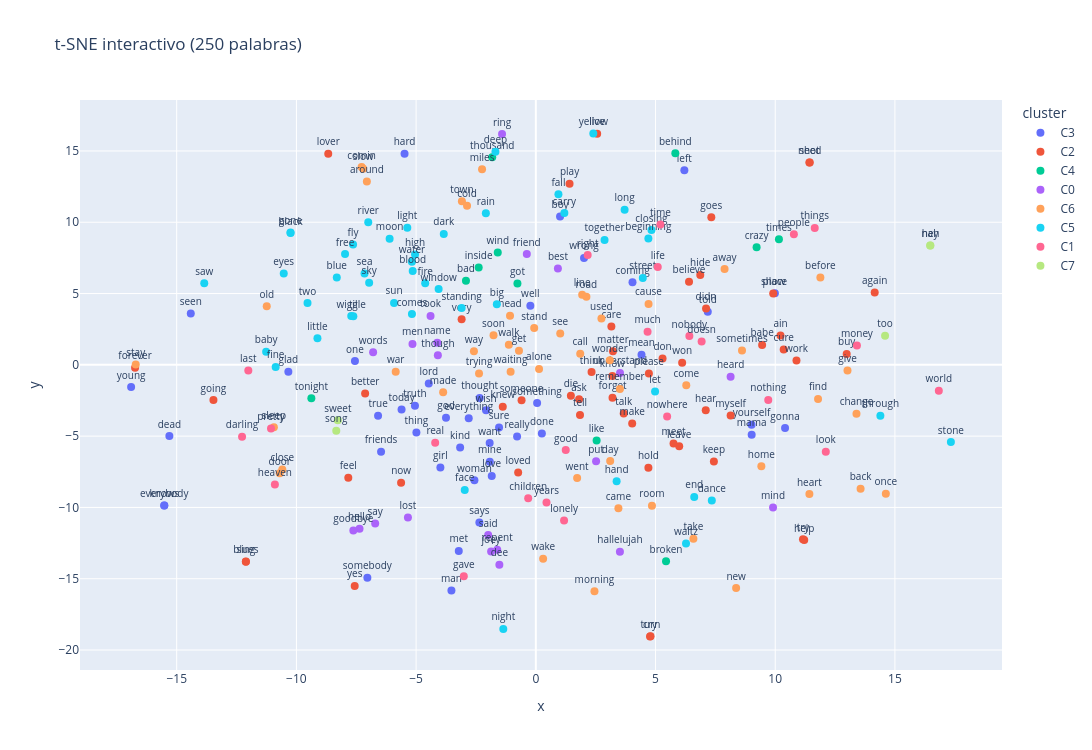

Source (notebook cell):
### Code cell
# Versión interactiva con Plotly (para explorar zoomeando)
import plotly.express as px

df_plot = pd.DataFrame({
    'x': proj_2d[:, 0],
    'y': proj_2d[:, 1],
    'word': sub_labels,
    'cluster': [f'C{c}' for c in clusters],
})
fig = px.scatter(df_plot, x='x', y='y', text='word', color='cluster',
                 title=f't-SNE interactivo ({MAX_WORDS} palabras)',
                 width=1100, height=750)
fig.update_traces(textposition='top center', textfont_size=10, marker=dict(size=8))
fig.show()

### Figure 1 — Plotly figure (JSON) as saved in the notebook; plotly's stock layout.template omitted (floating-point values rounded to 4 significant figures)
{"data": [{"hovertemplate": "cluster=C3<br>x=%{x}<br>y=%{y}<br>word=%{text}<extra></extra>", "legendgroup": "C3", "marker": {"color": "#636efa", "size": 8, "symbol": "circle"}, "mode": "markers+text", "name": "C3", "orientation": "v", "showlegend": true, "text": ["love", "well", "one", "gonna", "man", "want", "knows", "everybody", "place", "left", "hard", "girl", "god", "everything", "something", "true", "really", "somebody", "woman", "coming", "told", "thought", "friends", "seen", "says", "dead", "mine", "lord", "mama", "young", "kind", "done", "wrong", "boy", "thing", "truth", "sure", "glad", "today", "yourself", "wish", "mean", "met"], "textfont": {"size": 10}, "textposition": "top center", "type": "scatter", "x": [-1.841, -0.2282, -7.555, 10.41, -3.525, -1.928, -15.52, -15.52, 9.985, 6.205, -5.483, -3.986, -3.752, -2.803, 0.05365, -6.589, -0.7821, -7.036, -2.565, 4.038, 7.182, -2.345, -6.464, -14.41, -2.357, -15.31, -1.922, -4.472, 9.016, -16.9, -3.161, 0.2523, 2.013, 1.013, -4.988, -5.048, -1.536, -10.34, -5.608, 9.012, -2.079, 4.414, -3.218], "xaxis": "x", "y": [-7.789, 4.138, 0.2683, -4.433, -15.82, -5.49, -9.868, -9.87, 5.02, 13.65, 14.8, -7.203, -3.707, -3.744, -2.678, -3.571, -5.021, -14.92, -8.1, 5.788, 3.726, -2.317, -6.099, 3.596, -11.06, -4.995, -6.792, -1.306, -4.907, -1.562, -5.79, -4.811, 7.494, 10.4, -4.751, -2.874, -4.398, -0.4831, -3.125, -4.208, -3.176, 0.7051, -13.05], "yaxis": "y"}, {"hovertemplate": "cluster=C2<br>x=%{x}<br>y=%{y}<br>word=%{text}<extra></extra>", "legendgroup": "C2", "marker": {"color": "#EF553B", "size": 8, "symbol": "circle"}, "mode": "markers+text", "name": "C2", "orientation": "v", "showlegend": true, "text": ["know", "don", "now", "need", "ain", "tell", "going", "make", "lover", "yes", "again", "feel", "think", "hear", "won", "didn", "please", "better", "believe", "help", "hold", "sing", "try", "keep", "live", "cry", "show", "turn", "loved", "forget", "work", "forever", "leave", "someone", "goes", "care", "play", "knew", "babe", "very", "talk", "myself", "buy", "hide", "meet", "blues", "die", "shot", "ask", "cure", "matter"], "textfont": {"size": 10}, "textposition": "top center", "type": "scatter", "x": [3.197, 5.293, -5.628, 11.44, 10.22, 1.846, -13.47, 4.025, -8.67, -7.565, 14.15, -7.832, 2.329, 7.097, 6.112, 7.111, 4.723, -7.129, 6.399, 11.21, 4.702, -12.11, 11.16, 7.438, 2.563, 4.772, 9.916, 4.791, -0.7378, 3.203, 10.89, -16.74, 5.989, -0.5955, 7.33, 3.156, 1.409, -1.381, 9.453, -3.099, 3.671, 8.138, 12.98, 6.87, 5.752, -12.11, 1.464, 11.43, 1.807, 10.35, 3.221], "xaxis": "x", "y": [-0.7767, 0.4511, -8.27, 14.18, 2.061, -3.51, -2.469, -4.12, 14.8, -15.5, 5.074, -7.919, -0.5033, -3.185, 0.1488, 3.942, -0.6101, -2.008, 5.821, -12.28, -7.219, -13.79, -12.23, -6.779, 16.2, -19.05, 5.011, -19.02, -7.545, -2.315, 0.299, -0.2084, -5.708, -2.483, 10.34, 2.69, 12.7, -2.943, 1.394, 3.191, -3.416, -3.551, 0.7631, 6.304, -5.511, -13.8, -2.175, 14.19, -2.421, 1.078, 0.9549], "yaxis": "y"}, {"hovertemplate": "cluster=C4<br>x=%{x}<br>y=%{y}<br>word=%{text}<extra></extra>", "legendgroup": "C4", "marker": {"color": "#00cc96", "size": 8, "symbol": "circle"}, "mode": "markers+text", "name": "C4", "orientation": "v", "showlegend": true, "text": ["like", "got", "broken", "behind", "wind", "inside", "tonight", "times", "bad", "thousand", "crazy"], "textfont": {"size": 10}, "textposition": "top center", "type": "scatter", "x": [2.54, -0.768, 5.439, 5.827, -1.59, -2.387, -9.376, 10.15, -2.918, -1.821, 9.222], "xaxis": "x", "y": [-5.304, 5.701, -13.78, 14.83, 7.872, 6.831, -2.339, 8.816, 5.903, 14.55, 8.243], "yaxis": "y"}, {"hovertemplate": "cluster=C0<br>x=%{x}<br>y=%{y}<br>word=%{text}<extra></extra>", "legendgroup": "C0", "marker": {"color": "#ab63fa", "size": 8, "symbol": "circle"}, "mode": "markers+text", "name": "C0", "orientation": "v", "showlegend": true, "text": ["say", "said", "mind", "though", "heard", "ring", "lost", "hello", "repent", "men", "hallelujah", "goodbye", "dee", "best", "friend", "put", "name", "understand", "words", "took", "joey"], "textfont": {"size": 10}, "textposition": "top center", "type": "scatter", "x": [-6.71, -1.99, 9.908, -4.092, 8.136, -1.411, -5.342, -7.364, -1.612, -5.151, 3.513, -7.622, -1.523, 0.9223, -0.376, 2.518, -4.118, 3.517, -6.796, -4.397, -1.867], "xaxis": "x", "y": [-11.13, -11.94, -10.01, 0.6706, -0.8361, 16.19, -10.7, -11.49, -12.97, 1.47, -13.1, -11.62, -14.03, 6.754, 7.767, -6.766, 1.551, -0.5639, 0.8827, 3.432, -13.08], "yaxis": "y"}, {"hovertemplate": "cluster=C6<br>x=%{x}<br>y=%{y}<br>word=%{text}<extra></extra>", "legendgroup": "C6", "marker": {"color": "#FFA15A", "size": 8, "symbol": "circle"}, "mode": "markers+text", "name": "C6", "orientation": "v", "showlegend": true, "text": ["come", "see", "back", "get", "way", "day", "take", "heart", "home", "away", "give", "before", "around", "old", "door", "alone", "once", "new", "came", "head", "road", "morning", "war", "remember", "made", "call", "find", "stand", "stay", "change", "went", "waiting", "sleep", "town", "sometimes", "trying", "wake", "slow", "wonder", "room", "used", "cold", "cause", "close", "line", "miles", "walk", "soon", "comin"], "textfont": {"size": 10}, "textposition": "top center", "type": "scatter", "x": [6.284, 1.02, 13.57, -0.7034, -2.585, 3.107, 6.582, 11.43, 9.42, 7.884, 13.02, 11.89, -7.057, -11.24, -10.7, 0.1346, 14.62, 8.365, 3.45, -1.077, 2.114, 2.45, -5.853, 3.513, -3.871, 1.855, 11.79, -0.06774, -16.71, 13.39, 1.726, -1.053, -10.94, -3.088, 8.612, -2.372, 0.3053, -7.211, 3.092, 4.851, 2.74, -2.873, 4.708, -10.59, 1.936, -2.246, -1.127, -1.767, -7.276], "xaxis": "x", "y": [-1.434, 2.189, -8.686, 0.9834, 0.9601, -6.749, -12.19, -9.065, -7.119, 6.718, -0.3904, 6.127, 12.85, 4.11, -7.606, -0.2867, -9.033, -15.66, -10.06, 3.435, 4.778, -15.87, -0.4817, -1.692, -1.915, 0.7805, -2.388, 2.583, 0.01707, -3.437, -7.935, -0.487, -4.375, 11.47, 0.9986, -0.6098, -13.6, 13.76, 0.3302, -9.876, 3.254, 11.15, 4.275, -7.332, 4.913, 13.71, 1.402, 2.072, 13.87], "yaxis": "y"}, {"hovertemplate": "cluster=C5<br>x=%{x}<br>y=%{y}<br>word=%{text}<extra></extra>", "legendgroup": "C5", "marker": {"color": "#19d3f3", "size": 8, "symbol": "circle"}, "mode": "markers+text", "name": "C5", "orientation": "v", "showlegend": true, "text": ["let", "through", "night", "long", "little", "baby", "dance", "eyes", "light", "sun", "hand", "together", "gone", "high", "wiggle", "sky", "saw", "face", "end", "blue", "rain", "comes", "river", "standing", "deep", "dark", "two", "street", "fall", "black", "moon", "stone", "closing", "water", "free", "yellow", "carry", "til", "beginning", "blood", "window", "sea", "big", "fine", "waltz", "fire", "fly"], "textfont": {"size": 10}, "textposition": "top center", "type": "scatter", "x": [4.981, 14.39, -1.358, 3.709, -9.121, -11.26, 7.351, -10.53, -5.368, -5.922, 3.376, 2.871, -10.25, -5.045, -7.71, -6.962, -13.85, -2.97, 6.616, -8.313, -2.087, -5.175, -6.999, -3.099, -1.687, -3.845, -9.535, 4.469, 0.9443, -10.25, -6.106, 17.34, 4.831, -5.176, -7.968, 2.401, 1.192, -7.622, 4.701, -5.142, -4.06, -7.154, -1.628, -10.87, 6.273, -4.621, -7.634], "xaxis": "x", "y": [-1.866, -3.577, -18.52, 10.87, 1.873, 0.9198, -9.52, 6.412, 9.614, 4.341, -8.159, 8.763, 9.285, 7.741, 3.424, 5.759, 5.728, -8.768, -9.266, 6.126, 10.63, 3.562, 10.0, 3.986, 14.94, 9.182, 4.336, 6.093, 11.97, 9.242, 8.836, -5.411, 9.452, 7.227, 7.767, 16.22, 10.64, 3.407, 8.868, 6.58, 5.318, 6.397, 4.257, -0.1463, -12.52, 5.713, 8.444], "yaxis": "y"}, {"hovertemplate": "cluster=C1<br>x=%{x}<br>y=%{y}<br>word=%{text}<extra></extra>", "legendgroup": "C1", "marker": {"color": "#FF6692", "size": 8, "symbol": "circle"}, "mode": "markers+text", "name": "C1", "orientation": "v", "showlegend": true, "text": ["time", "right", "good", "nothing", "world", "life", "people", "things", "much", "look", "last", "nobody", "heaven", "lonely", "children", "nowhere", "darling", "real", "years", "pretty", "money", "gave", "doesn"], "textfont": {"size": 10}, "textposition": "top center", "type": "scatter", "x": [5.204, 2.166, 1.25, 9.709, 16.83, 5.092, 10.78, 11.65, 4.668, 12.11, -12.01, 6.413, -10.9, 1.18, -0.3189, 5.485, -12.27, -4.204, 0.446, -11.06, 13.41, -3.008, 6.926], "xaxis": "x", "y": [9.838, 7.7, -5.978, -2.463, -1.815, 6.856, 9.156, 9.599, 2.318, -6.089, -0.4014, 2.02, -8.385, -10.91, -9.357, -3.631, -5.041, -5.472, -9.655, -4.456, 1.355, -14.83, 1.638], "yaxis": "y"}, {"hovertemplate": "cluster=C7<br>x=%{x}<br>y=%{y}<br>word=%{text}<extra></extra>", "legendgroup": "C7", "marker": {"color": "#B6E880", "size": 8, "symbol": "circle"}, "mode": "markers+text", "name": "C7", "orientation": "v", "showlegend": true, "text": ["nah", "too", "hey", "song", "sweet"], "textfont": {"size": 10}, "textposition": "top center", "type": "scatter", "x": [16.48, 14.59, 16.47, -8.335, -8.27], "xaxis": "x", "y": [8.371, 2.036, 8.368, -4.622, -3.891], "yaxis": "y"}], "layout": {"height": 750, "legend": {"title": {"text": "cluster"}, "tracegroupgap": 0}, "title": {"text": "t-SNE interactivo (250 palabras)"}, "width": 1100, "xaxis": {"anchor": "y", "domain": [0.0, 1.0], "title": {"text": "x"}}, "yaxis": {"anchor": "x", "domain": [0.0, 1.0], "title": {"text": "y"}}}}
